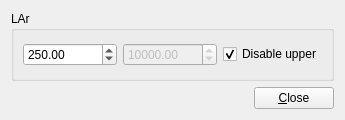
<ui version="4.0" >
 <class>frmCaloCellThresholdsLArSimple</class>
 <widget class="QWidget" name="frmCaloCellThresholdsLArSimple" >
  <property name="geometry" >
   <rect>
    <x>0</x>
    <y>0</y>
    <width>345</width>
    <height>120</height>
   </rect>
  </property>
  <property name="windowTitle" >
   <string>LAr Thresholds Simple</string>
  </property>
  <layout class="QGridLayout" name="gridLayout" >
   <item row="0" column="0" >
    <widget class="QGroupBox" name="grbxLArThresholds" >
     <property name="title" >
      <string>LAr</string>
     </property>
     <layout class="QGridLayout" name="gridLayout_5" >
      <item row="0" column="0" >
       <widget class="QDoubleSpinBox" name="dspbxLArLowerThresh" >
        <property name="maximum" >
         <double>99999.000000000000000</double>
        </property>
        <property name="value" >
         <double>250.000000000000000</double>
        </property>
       </widget>
      </item>
      <item row="0" column="1" >
       <widget class="QDoubleSpinBox" name="dspbxLArUpperThresh" >
        <property name="enabled" >
         <bool>false</bool>
        </property>
        <property name="maximum" >
         <double>9999999.000000000000000</double>
        </property>
        <property name="value" >
         <double>10000.000000000000000</double>
        </property>
       </widget>
      </item>
      <item row="0" column="2" >
       <widget class="QCheckBox" name="chbxNoLArUpper" >
        <property name="text" >
         <string>Disable upper</string>
        </property>
        <property name="checked" >
         <bool>true</bool>
        </property>
       </widget>
      </item>
     </layout>
    </widget>
   </item>
   <item row="1" column="0" >
    <layout class="QHBoxLayout" name="horizontalLayout" >
     <item>
      <spacer name="horizontalSpacer" >
       <property name="orientation" >
        <enum>Qt::Horizontal</enum>
       </property>
       <property name="sizeHint" stdset="0" >
        <size>
         <width>88</width>
         <height>20</height>
        </size>
       </property>
      </spacer>
     </item>
     <item>
      <widget class="QPushButton" name="pushButton_close" >
       <property name="text" >
        <string>&amp;Close</string>
       </property>
      </widget>
     </item>
    </layout>
   </item>
  </layout>
 </widget>
 <resources/>
 <connections/>
</ui>
